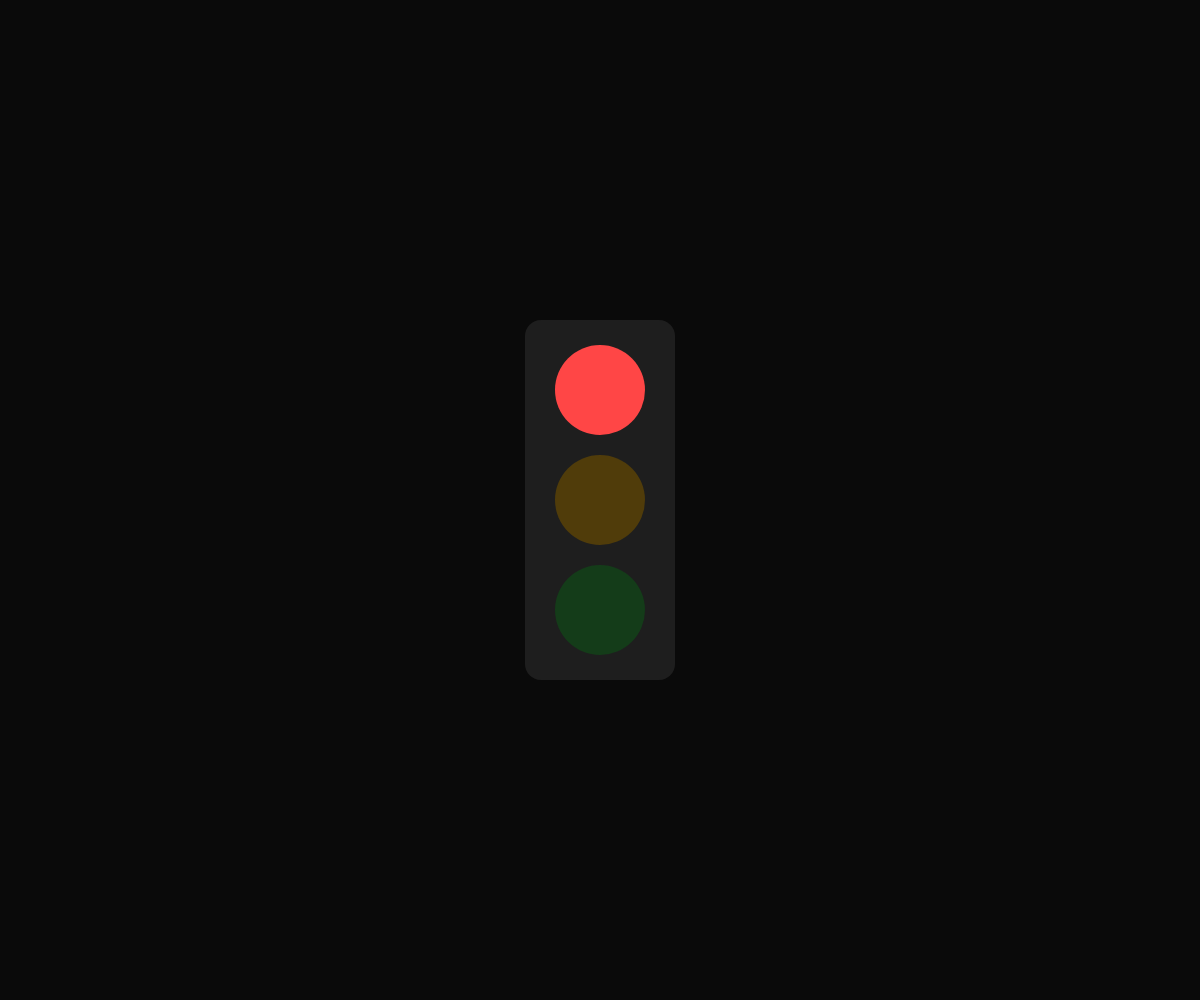
Frame 1 (no input)
Frame 60 (no input): identical to frame 1, image omitted
Frame 120 (the mouse pressed at the canvas centre since frame 60): identical to frame 1, image omitted

The p5.js sketch that drew this single still picture (run headless with seeded random() and noise() and a simulated clock; from frame 60 on, the mouse is pressed at the canvas centre):

// p5.js sketch
// ── sketch.js
let current = 0;   
let s = 1;         

function setup() {
  createCanvas(windowWidth, windowHeight);
  rectMode(CENTER);
  noStroke();
}

function draw() {
  background(10);


  push();
  translate(width/2, height/2);
  scale(s);


  fill(30);
  rect(0, 0, 150, 360, 16);


  drawLamp(0, current === 0 ? color(255, 70, 70) : color(80, 20, 20));   // red
  drawLamp(1, current === 1 ? color(255, 200, 60) : color(80, 60, 10));  // yellow
  drawLamp(2, current === 2 ? color(90, 255, 120) : color(20, 60, 25));  // green

  pop();
}

function drawLamp(index, c) {
  const y = -110 + index * 110;
  fill(c);
  ellipse(0, y, 90, 90);
}

function keyPressed() {
  if (key === '1') current = 0;
  else if (key === '2') current = 1;
  else if (key === '3') current = 2;
  else if (key === '+') s = min(2.0, s + 0.1);
  else if (key === '-') s = max(0.5, s - 0.1);
}


// press 1,2,3 to switch lights
// Press + , - to scale 
